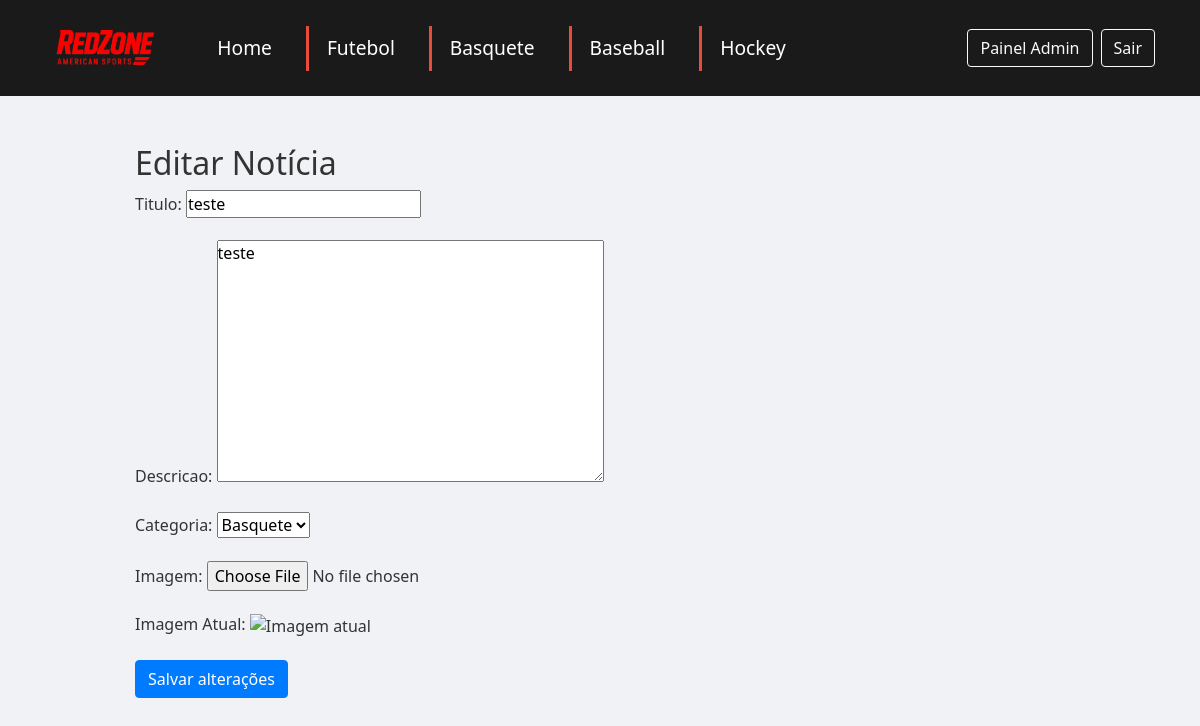
The page /editar/2/ (signed in) on the database its author committed.
### news/models.py (models this page shows, shortened)
class Noticia(models.Model):
    categoria_choices = [
        ('futebol', 'Futebol'),
        ('basquete', 'Basquete'),
        ('baseball', 'Baseball'),
        ('hockey', 'Hockey'),
    ]
    titulo = models.CharField(max_length=200)
    descricao = models.TextField()
    categoria = models.CharField(max_length=20, choices=categoria_choices)
    imagem = models.ImageField(upload_to='noticias/', blank=True, null=True)  # Usando ImageField
    data_publicacao = models.DateTimeField(auto_now_add=True)
    destaque = models.BooleanField(default=False)

### news/views.py (the view)
# urls.py: path('editar/<int:pk>/', views.editar_noticia, name='editar_noticia'),  # Ajuste de id para pk
@login_required(login_url='/login')
def editar_noticia(request, pk):
    noticia = get_object_or_404(Noticia, pk=pk)
    if request.method == 'POST':
        form = NoticiaForm(request.POST, request.FILES, instance=noticia)
        if form.is_valid():
            form.save()
            return redirect('admin_dashboard')
    else:
        form = NoticiaForm(instance=noticia)
    return render(request, 'editar_noticia.html', {'form': form, 'noticia': noticia})

### news/forms.py
class NoticiaForm(forms.ModelForm):
    class Meta:
        model = Noticia
        fields = ['titulo', 'descricao', 'categoria', 'imagem']
    imagem = forms.ImageField(required=False)

### news/templates/editar_noticia.html (shortened to what this page needs)
{% extends 'base.html' %}
{% block content %}
  <div class="container mt-5">
    <h2>Editar Notícia</h2>
    <form method="POST" enctype="multipart/form-data">
        {{ form.as_p }}
        <div class="form-group">
            <label for="imagem_url">Imagem Atual:</label>
            <img src="{{ noticia.imagem_url }}" alt="Imagem atual" width="200">
        </div>
        <button type="submit" class="btn btn-primary">Salvar alterações</button>
    </form>
  </div>
{% endblock %}

### news/static/css/style.css (style rules this page uses)
* { margin: 0; padding: 0; box-sizing: border-box; }
body { font-family: 'Segoe UI', Tahoma, Geneva, Verdana, sans-serif; background: #f0f2f5; color: #333; }

### rows shown on the page
Noticia: titulo "teste", descricao "teste", categoria "Basquete"
